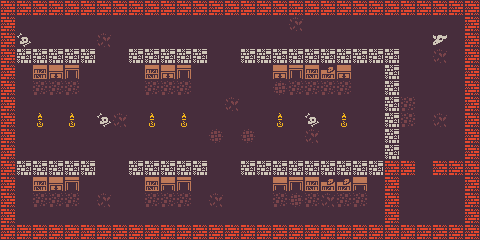

Below is a game level as drawn by its tile map, then a one-line description and the .tmx file that defines it, in full:
An orthogonal 30x15 tile map with 16x16 px tiles, 2 tile layers (Floor, Wall) and 10 objects.

<map version="1.9" tiledversion="1.9.2" orientation="orthogonal" renderorder="right-down" width="30" height="15" tilewidth="16" tileheight="16" infinite="0" nextlayerid="7" nextobjectid="12">
 <tileset firstgid="1" name="tiles" tilewidth="16" tileheight="16" tilecount="1078" columns="49">
  <image source="tiles.png" width="784" height="352" />
 </tileset>
 <layer id="1" name="Floor" width="30" height="15">
  <data encoding="csv">
1,1,1,1,1,1,1,1,1,1,1,1,1,1,1,1,1,1,1,1,1,1,1,1,1,1,1,1,1,1,
1,1,1,1,1,1,1,1,1,1,1,1,1,1,1,1,1,1,2,1,1,1,1,1,1,1,1,1,1,1,
1,736,1,1,1,1,2,1,1,1,1,1,1,1,1,1,1,1,1,1,1,1,1,1,1,1,1,737,1,1,
1,1,1,1,1,1,1,1,1,1,1,1,1,1,1,1,1,1,1,1,1,1,1,1,1,1,1,2,1,1,
1,1,1,1,1,1,1,1,1,1,1,1,1,1,1,1,1,1,1,1,1,1,1,1,1,1,1,1,1,1,
1,1,3,3,3,1,1,1,1,3,3,3,1,1,1,1,1,4,3,3,3,3,1,1,1,1,1,1,1,1,
1,1,1,1,1,1,1,1,1,1,1,1,1,1,2,1,1,1,1,1,1,1,1,1,1,3,1,1,1,1,
1,1,1,1,1,1,736,2,1,1,1,1,1,1,1,1,1,1,1,736,1,1,1,1,1,3,1,2,1,1,
1,1,1,1,1,1,1,1,1,1,1,1,1,4,1,4,1,1,1,2,1,1,1,1,1,1,1,1,1,1,
1,1,1,1,1,1,1,1,1,1,1,1,1,1,1,1,1,1,1,1,1,1,1,1,1,1,1,1,1,1,
1,1,1,1,1,1,1,1,1,1,1,1,1,1,1,1,1,1,1,1,1,1,1,1,1,1,1,1,1,1,
1,1,1,1,1,1,1,1,1,1,1,1,1,1,1,1,1,1,1,1,1,1,1,1,1,1,1,1,1,1,
1,1,3,3,3,1,2,1,1,3,3,3,1,2,1,1,1,3,4,3,2,3,3,1,1,1,1,1,1,1,
1,1,1,1,1,1,1,1,1,1,1,1,1,1,1,1,1,1,1,1,1,1,1,1,1,1,1,1,1,1,
1,1,1,1,1,1,1,1,1,1,1,1,1,1,1,1,1,1,1,1,1,1,1,1,1,1,1,1,1,1
</data>
 </layer>
 <layer id="2" name="Wall" width="30" height="15">
  <data encoding="csv">
743,743,743,743,743,743,743,743,743,743,743,743,743,743,743,743,743,743,743,743,743,743,743,743,743,743,743,743,743,743,
743,0,0,0,0,0,0,0,0,0,0,0,0,0,0,0,0,0,0,0,0,0,0,0,0,0,0,0,0,743,
743,0,0,0,0,0,0,0,0,0,0,0,0,0,0,0,0,0,0,0,0,0,0,0,0,0,0,0,0,743,
743,638,638,638,638,638,0,0,638,638,638,638,638,0,0,638,638,638,638,638,638,638,638,638,638,0,0,0,0,743,
743,0,300,351,350,0,0,0,0,300,351,350,0,0,0,0,0,351,350,300,348,351,0,0,638,0,0,0,0,743,
743,0,0,0,0,0,0,0,0,0,0,0,0,0,0,0,0,0,0,0,0,0,0,0,638,0,0,0,0,743,
743,0,0,0,0,0,0,0,0,0,0,0,0,0,0,0,0,0,0,0,0,0,0,0,638,0,0,0,0,743,
743,0,740,0,740,0,0,0,0,740,0,740,0,0,0,0,0,740,0,0,0,740,0,0,638,0,0,0,0,743,
743,0,0,0,0,0,0,0,0,0,0,0,0,0,0,0,0,0,0,0,0,0,0,0,638,0,0,0,0,743,
743,0,0,0,0,0,0,0,0,0,0,0,0,0,0,0,0,0,0,0,0,0,0,0,638,0,0,0,0,743,
743,638,638,638,638,638,0,0,638,638,638,638,638,0,0,638,638,638,638,638,638,638,638,638,743,743,0,743,743,743,
743,0,300,351,350,0,0,0,0,300,352,350,0,0,0,0,0,352,350,300,348,348,352,0,743,0,0,0,0,743,
743,0,0,0,0,0,0,0,0,0,0,0,0,0,0,0,0,0,0,0,0,0,0,0,743,0,0,0,0,743,
743,0,0,0,0,0,0,0,0,0,0,0,0,0,0,0,0,0,0,0,0,0,0,0,743,0,0,0,0,743,
743,743,743,743,743,743,743,743,743,743,743,743,743,743,743,743,743,743,743,743,743,743,743,743,743,743,743,743,743,743
</data>
 </layer>
 <objectgroup id="3" name="Transitions">
  <object id="1" gid="297" x="400" y="224" width="16" height="16">
   <properties>
    <property name="map" value="map2" />
    <property name="spawnpoint" value="2" />
   </properties>
  </object>
 </objectgroup>
 <objectgroup id="4" name="SpawnPoints">
  <object id="2" x="416" y="208" width="16" height="16">
   <properties>
    <property name="id" value="1" />
   </properties>
  </object>
 </objectgroup>
 <objectgroup id="5" name="Enemies">
  <object id="4" gid="129" x="416" y="64" width="16" height="16">
   <properties>
    <property name="type" value="skeleton" />
   </properties>
  </object>
  <object id="5" gid="29" x="240" y="208" width="16" height="16">
   <properties>
    <property name="type" value="soldier" />
   </properties>
  </object>
  <object id="6" gid="29" x="112" y="208" width="16" height="16">
   <properties>
    <property name="type" value="soldier" />
   </properties>
  </object>
  <object id="7" gid="81" x="352" y="128" width="16" height="16">
   <properties>
    <property name="type" value="acolyte" />
   </properties>
  </object>
  <object id="8" gid="74" x="48" y="128" width="16" height="16">
   <properties>
    <property name="type" value="mage" />
   </properties>
  </object>
 </objectgroup>
 <objectgroup id="6" name="Items">
  <object id="9" gid="530" x="368" y="80" width="16" height="16">
   <properties>
    <property name="type" value="life" />
   </properties>
  </object>
  <object id="10" gid="530" x="368" y="192" width="16" height="16">
   <properties>
    <property name="type" value="life" />
   </properties>
  </object>
  <object id="11" gid="530" x="16" y="32" width="16" height="16">
   <properties>
    <property name="type" value="life" />
   </properties>
  </object>
 </objectgroup>
</map>
